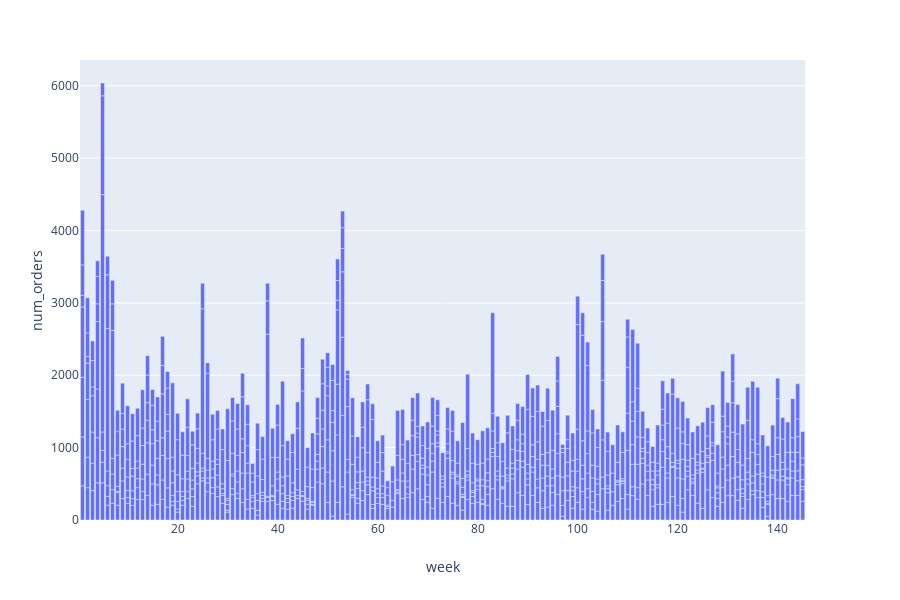

This figure's notebook cell:
### Code cell
df_r=df1[1000:2000]
import plotly.express as ax
ax.bar(df_r,'week','num_orders')

### Figure 1 — Plotly figure (JSON) as saved in the notebook; plotly's stock layout.template omitted (floating-point values rounded to 4 significant figures; data arrays with more than 128 entries replaced by an {"elided": "..."} marker saying what was removed)
{"data": [{"alignmentgroup": "True", "hoverlabel": {"namelength": 0}, "hovertemplate": "week=%{x}<br>num_orders=%{y}", "legendgroup": "", "marker": {"color": "#636efa"}, "name": "", "offsetgroup": "", "orientation": "v", "showlegend": false, "textposition": "auto", "type": "bar", "x": {"elided": "1000 int values"}, "xaxis": "x", "y": {"elided": "1000 int values"}, "yaxis": "y"}], "layout": {"barmode": "relative", "height": 600, "legend": {"tracegroupgap": 0}, "margin": {"t": 60}, "xaxis": {"anchor": "y", "domain": [0, 0.98], "title": {"text": "week"}}, "yaxis": {"anchor": "x", "domain": [0, 1], "title": {"text": "num_orders"}}}}
